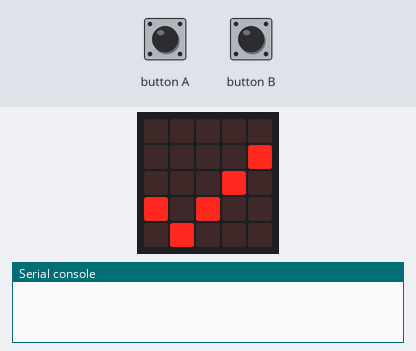
The program below on a simulated BBC micro:bit (MakeCode). Parts: the board's 5×5 LED display, the last lines printed to the serial console. The inputs (shaded band) are chosen by the test bench. No radio messages arrive unless stated (any console line starting 'radio sent:' is added by the test bench).

Above: at 0.1 s.
3.9 s: button A pressed for 0.15 s
At 4.9 s:
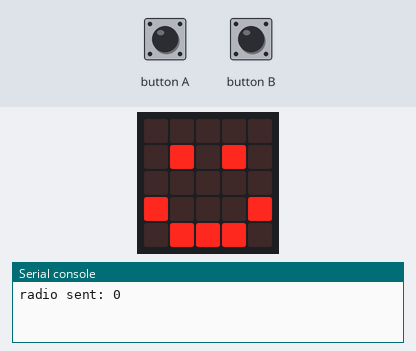
At 6.3 s:
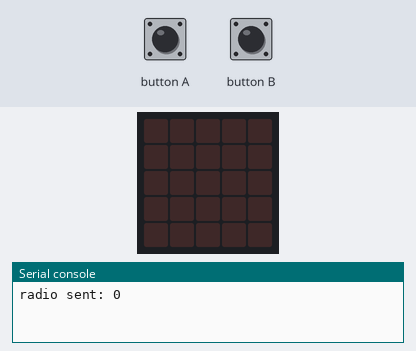
6.6 s: button B pressed for 0.15 s
At 7.5 s:
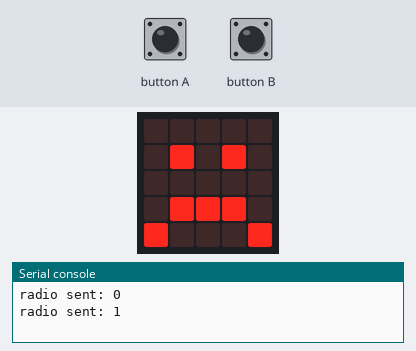
Timing chart, 0 to 9.6 s (numbered marks = the images above; inputs shaded):
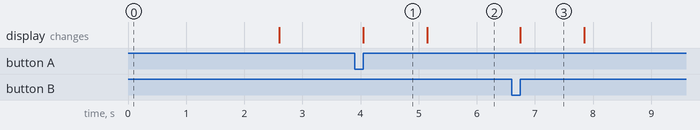

Measured:
- after the input at 3.9 s, the display: changes after 0.15 s (image 1)
- after the input at 6.6 s, the display: changes after 0.15 s (image 3)
- what the display in image 1 shows lasts 1.1 s, from 4.1 s to 5.2 s

The program:

main.ts
```typescript
radio.onReceivedNumber(function (receivedNumber) {
    if (receivedNumber == 0) {
        basic.showIcon(IconNames.Happy)
        basic.pause(1000)
        basic.clearScreen()
    }
    if (receivedNumber == 1) {
        basic.showIcon(IconNames.Sad)
        basic.pause(1000)
        basic.clearScreen()
    }
})
input.onButtonPressed(Button.A, function () {
    radio.sendNumber(0)
    basic.showIcon(IconNames.Happy)
    basic.pause(500)
    basic.clearScreen()
})
input.onButtonPressed(Button.B, function () {
    radio.sendNumber(1)
    basic.showIcon(IconNames.Sad)
    basic.pause(500)
    basic.clearScreen()
})
basic.showIcon(IconNames.Yes)
basic.pause(2000)
basic.clearScreen()
```

test.ts
```typescript
// les tests vont ici ; cela ne sera pas compilé si ce paquet est utilisé en tant qu'extension.
```
